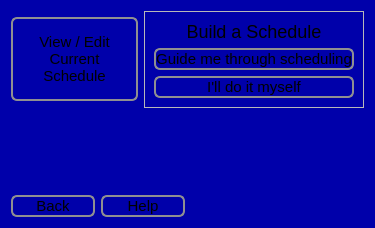
<?xml version="1.0" encoding="UTF-8"?>
<ui version="4.0">
 <class>ChooseCreateEditScheduleWidget</class>
 <widget class="QWidget" name="ChooseCreateEditScheduleWidget">
  <property name="geometry">
   <rect>
    <x>0</x>
    <y>0</y>
    <width>375</width>
    <height>228</height>
   </rect>
  </property>
  <property name="windowTitle">
   <string>Form</string>
  </property>
  <property name="styleSheet">
   <string notr="true">QWidget#ChooseCreateEditScheduleWidget {
	background-color: #0000aa
}

QLabel {
	font: 18px;
}

QPushButton {
	border: 2px solid #8f8f91;
	border-radius: 6px;
	background-color: 	QLinearGradient( x1: 0, y1: 0, x2: 0, y2: 1, stop: 0 	#0000ff, stop: 0.1 #0000dd, stop: 0.49 #0000cc, stop: 0.5 #000077, stop: 1 #0000dd);
	min-width: 80px;
	font: 15px;
}

QPushButton:pressed {
	background-color: qlineargradient(x1: 0, y1: 0, x2: 0, y2: 1,
                                       stop: 0 #dadbde, stop: 1 #f6f7fa);
}

QPushButton#viewEditButton {
	min-height: 80px;
}</string>
  </property>
  <layout class="QGridLayout" name="gridLayout_2">
   <item row="0" column="0" colspan="2">
    <layout class="QHBoxLayout" name="horizontalLayout_2">
     <item>
      <widget class="QPushButton" name="viewEditButton">
       <property name="text">
        <string>View / Edit
Current
Schedule</string>
       </property>
      </widget>
     </item>
     <item>
      <widget class="QFrame" name="frame">
       <property name="frameShape">
        <enum>QFrame::StyledPanel</enum>
       </property>
       <property name="frameShadow">
        <enum>QFrame::Raised</enum>
       </property>
       <layout class="QGridLayout" name="gridLayout">
        <item row="1" column="0">
         <widget class="QPushButton" name="pushButton_2">
          <property name="text">
           <string>Guide me through scheduling</string>
          </property>
         </widget>
        </item>
        <item row="2" column="0">
         <widget class="QPushButton" name="pushButton_3">
          <property name="text">
           <string>I'll do it myself</string>
          </property>
         </widget>
        </item>
        <item row="0" column="0">
         <widget class="QLabel" name="label">
          <property name="font">
           <font>
            <pointsize>-1</pointsize>
            <weight>50</weight>
            <italic>false</italic>
            <bold>false</bold>
           </font>
          </property>
          <property name="text">
           <string>Build a Schedule</string>
          </property>
          <property name="alignment">
           <set>Qt::AlignCenter</set>
          </property>
         </widget>
        </item>
       </layout>
      </widget>
     </item>
    </layout>
   </item>
   <item row="1" column="0">
    <spacer name="verticalSpacer">
     <property name="orientation">
      <enum>Qt::Vertical</enum>
     </property>
     <property name="sizeHint" stdset="0">
      <size>
       <width>20</width>
       <height>71</height>
      </size>
     </property>
    </spacer>
   </item>
   <item row="2" column="0">
    <layout class="QHBoxLayout" name="horizontalLayout">
     <item>
      <widget class="QPushButton" name="backButton">
       <property name="text">
        <string>Back</string>
       </property>
      </widget>
     </item>
     <item>
      <widget class="QPushButton" name="helpButton">
       <property name="text">
        <string>Help</string>
       </property>
      </widget>
     </item>
    </layout>
   </item>
   <item row="2" column="1">
    <spacer name="horizontalSpacer">
     <property name="orientation">
      <enum>Qt::Horizontal</enum>
     </property>
     <property name="sizeHint" stdset="0">
      <size>
       <width>172</width>
       <height>20</height>
      </size>
     </property>
    </spacer>
   </item>
  </layout>
 </widget>
 <resources/>
 <connections/>
</ui>
